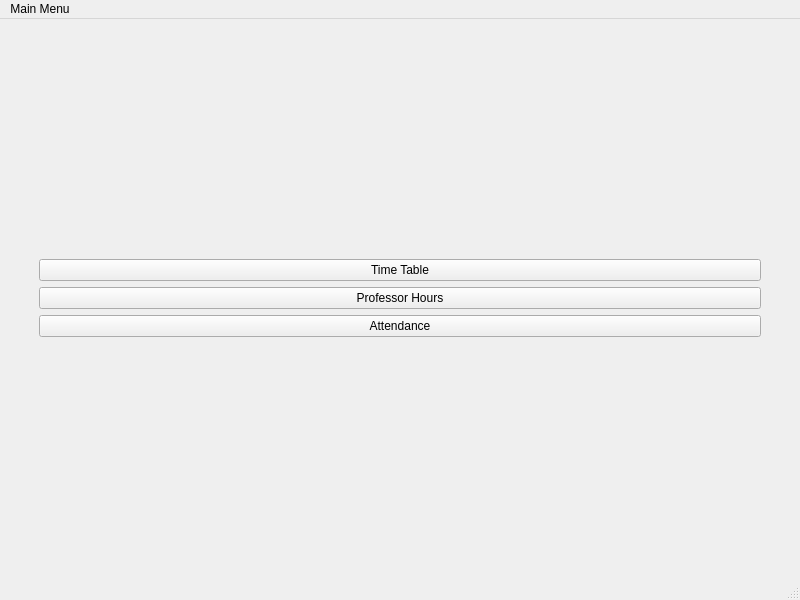
<?xml version="1.0" encoding="UTF-8"?>
<ui version="4.0">
 <class>MainWindow</class>
 <widget class="QMainWindow" name="MainWindow">
  <property name="geometry">
   <rect>
    <x>0</x>
    <y>0</y>
    <width>800</width>
    <height>600</height>
   </rect>
  </property>
  <property name="windowTitle">
   <string>MainWindow</string>
  </property>
  <widget class="QWidget" name="centralwidget">
   <layout class="QVBoxLayout" name="verticalLayout_4">
    <item>
     <layout class="QVBoxLayout" name="verticalLayout_3">
      <property name="leftMargin">
       <number>30</number>
      </property>
      <property name="rightMargin">
       <number>30</number>
      </property>
      <item>
       <widget class="QPushButton" name="timetable">
        <property name="text">
         <string>Time Table</string>
        </property>
       </widget>
      </item>
      <item>
       <widget class="QPushButton" name="phours">
        <property name="text">
         <string>Professor Hours</string>
        </property>
       </widget>
      </item>
      <item>
       <widget class="QPushButton" name="attendance">
        <property name="text">
         <string>Attendance</string>
        </property>
       </widget>
      </item>
     </layout>
    </item>
   </layout>
  </widget>
  <widget class="QMenuBar" name="menubar">
   <property name="geometry">
    <rect>
     <x>0</x>
     <y>0</y>
     <width>800</width>
     <height>33</height>
    </rect>
   </property>
   <widget class="QMenu" name="menuMain_Menu">
    <property name="title">
     <string>Main Menu</string>
    </property>
   </widget>
   <addaction name="menuMain_Menu"/>
  </widget>
  <widget class="QStatusBar" name="statusbar"/>
 </widget>
 <resources/>
 <connections/>
</ui>
